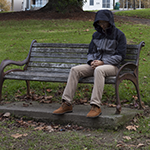
#> input picture 3) Florida Poly/Assignment 3  - Comp Vision/Mean_1.png, 150 x 150 px
$ python Mean_Shift.py
#> lines starting #> are read from the running program, lines starting #| are printed output that depends on the picture
#The Following is mean shift applied with the base openCV libarary By Dylan Gartin
import cv2 as cv2

image = cv2.imread("Mean_1.png") # Input Image here, replace with image wanting testing
#> image is the input picture: shape (150, 150, 3); mean B, G, R 66.9, 81.4, 82.1

# filter to reduce noise
# image= cv2.medianBlur(image, 3) #blur i just find is helping it come out clearer based on noise.

image_result = cv2.pyrMeanShiftFiltering(image, 20, 40) #So open CV was just hiding this mother of a duck.
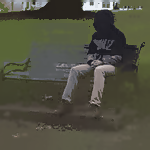
#> image_result: shape (150, 150, 3); mean B, G, R 65.5, 80.5, 80.8
cv2.imshow('Intial_img', image) # baseline Image
cv2.imshow('MeanShift_RESULTS', image_result) #Output the OTSU_2 Method results
cv2.waitKey(0)

$ run again, with 3) Florida Poly/Assignment 3  - Comp Vision/Mean_2.png copied over 3) Florida Poly/Assignment 3  - Comp Vision/Mean_1.png
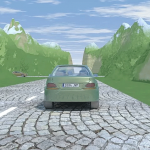
#> input picture 3) Florida Poly/Assignment 3  - Comp Vision/Mean_2.png, 150 x 150 px
#> image is the input picture: shape (150, 150, 3); mean B, G, R 165.2, 168.1, 146
#> `image_result = cv2.pyrMeanShiftFiltering(image, 20, 40)`:
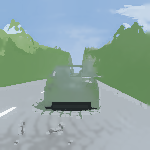
#> image_result: shape (150, 150, 3); mean B, G, R 164.1, 167.3, 144.3
